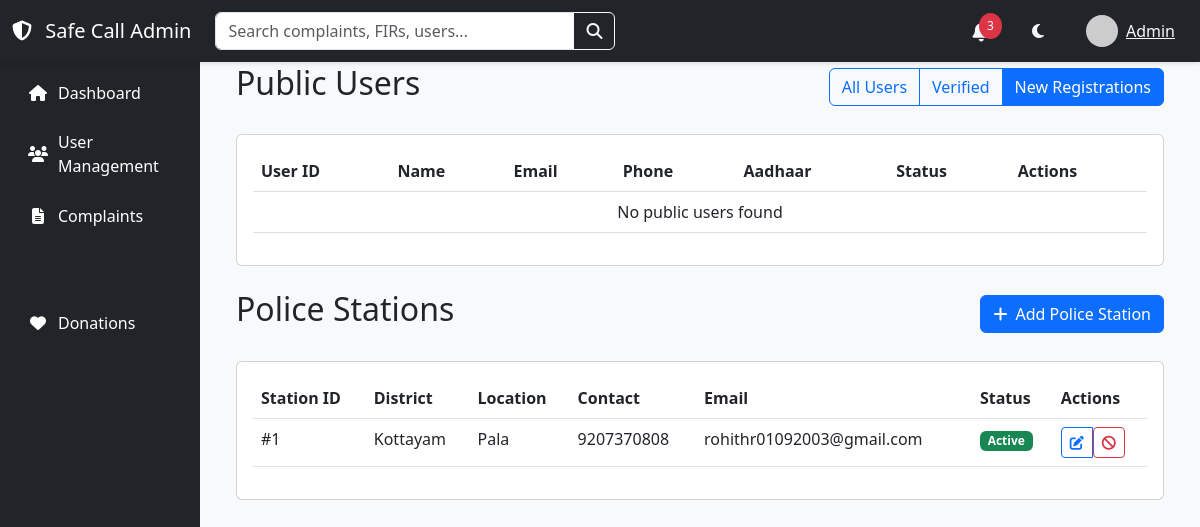
The app's page /custom-admin/users/?filter=new (signed in), older data.
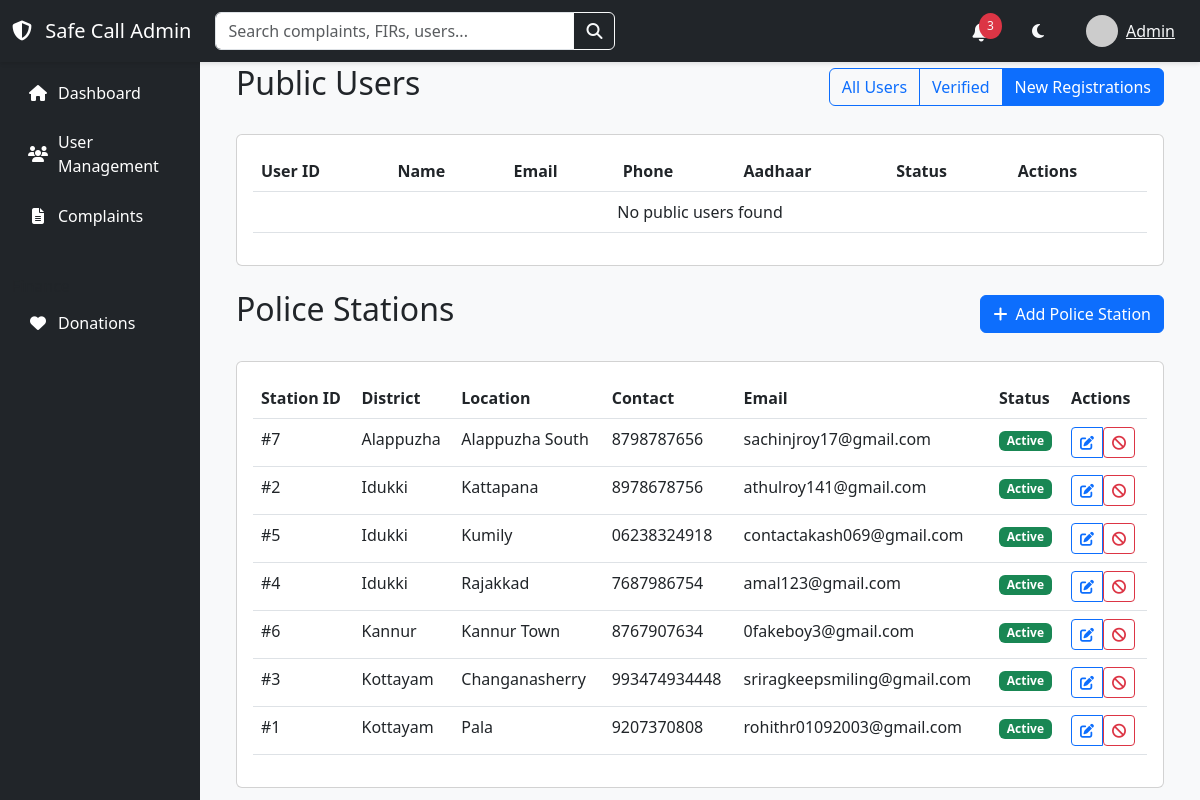
The same page, newer data.
### core/models.py (models this page shows, shortened)
class PoliceStation(models.Model):
    district = models.CharField(max_length=100)
    location = models.CharField(max_length=255)
    pincode = models.CharField(max_length=6)
    contact = models.CharField(max_length=15)
    email = models.EmailField(unique=True)  # Added email field
    password = models.CharField(max_length=255)
    approved = models.BooleanField(default=False)

### custom_admin/views.py (the view, shortened to what this page needs)
# urls.py: path('users/', views.UserListView.as_view(), name='users'),
class UserListView(SuperUserRequiredMixin, TemplateView):
    template_name = 'admin/users.html'
    def get_context_data(self, **kwargs):
        context = super().get_context_data(**kwargs)
        try:
            filter_type = self.request.GET.get('filter', 'all')
            public_users = PublicUser.objects.all()
            if filter_type == 'verified':
                public_users = public_users.filter(is_verified=True)
            elif filter_type == 'new':
                public_users = public_users.filter(is_verified=False)
            police_stations = PoliceStation.objects.all().order_by('district', 'location')
            context.update({
                'public_users': public_users,
                'police_stations': police_stations,
                'current_filter': filter_type
            })
        except Exception as e:
            messages.error(self.request, f'Error loading users: {str(e)}')
            context.update({
                'public_users': [],
                'police_stations': [],
                'current_filter': 'all'
            })
        return context

### custom_admin/views.py (called while the page is built)
    def test_func(self):
        return self.request.user.is_authenticated and self.request.user.is_superuser

### templates/admin/users.html (shortened to what the changed rows need)
{% extends "admin/base.html" %}
{% block content %}
<div class="container-fluid">
    <div class="d-flex justify-content-between align-items-center mb-4">
        <h1 class="h2">Public Users</h1>
    </div>
    <div class="card mb-4">
        <div class="card-body">
            <div class="table-responsive">
                <table class="table table-hover">
                    <thead>
                        <tr>
                            <th>User ID</th>
                            <th>Name</th>
                            <th>Email</th>
                            <th>Phone</th>
                            <th>Aadhaar</th>
                            <th>Status</th>
                            <th>Actions</th>
                        </tr>
                    </thead>
                </table>
            </div>
        </div>
    </div>
    <div class="d-flex justify-content-between align-items-center mb-4">
        <h1 class="h2">Police Stations</h1>
    </div>
    <div class="card">
        <div class="card-body">
            <div class="table-responsive">
                <table class="table table-hover">
                    <thead>
                        <tr>
                            <th>Station ID</th>
                            <th>District</th>
                            <th>Location</th>
                            <th>Contact</th>
                            <th>Email</th>
                            <th>Status</th>
                            <th>Actions</th>
                        </tr>
                    </thead>
                    <tbody>
                        {% for station in police_stations %}
                        <tr>
                            <td>#{{ station.id }}</td>
                            <td>{{ station.district }}</td>
                            <td>{{ station.location }}</td>
                            <td>{{ station.contact }}</td>
                            <td>{{ station.email }}</td>
                            <td>
                                {% if station.approved %}
                                    <span class="badge bg-success">Active</span>
                                {% else %}
                                    <span class="badge bg-warning">Pending</span>
                                {% endif %}
                            </td>
                            <td>
                                <div class="btn-group">
                                    <button type="button" class="btn btn-sm btn-outline-primary" data-bs-toggle="modal" data-bs-target="#editStationModal{{ station.id }}">
                                        <i class="fas fa-edit"></i>
                                    </button>
                                    <form method="POST" class="d-inline">
                                        {% if not station.approved %}
                                            <button type="submit" name="action" value="approve" class="btn btn-sm btn-outline-success">
                                                <i class="fas fa-check"></i>
                                            </button>
                                        {% else %}
                                            <button type="submit" name="action" value="suspend" class="btn btn-sm btn-outline-danger">
                                                <i class="fas fa-ban"></i>
                                            </button>
                                        {% endif %}
                                    </form>
                                </div>
                            </td>
                        </tr>
                        {% empty %}
                        <tr>
                            <td colspan="7" class="text-center">No police stations found</td>
                        </tr>
                        {% endfor %}
                    </tbody>
                </table>
            </div>
        </div>
    </div>
</div>
{% endblock %}

Row changes from the older to the newer data that the page shows:
added PoliceStation: id "7", district "Alappuzha", location "Alappuzha South", contact "8798787656", email "sachinjroy17@gmail.com", approved "Active"
added PoliceStation: id "2", district "Idukki", location "Kattapana", contact "8978678756", email "athulroy141@gmail.com", approved "Active"
added PoliceStation: id "5", district "Idukki", location "Kumily", contact "06238324918", email "contactakash069@gmail.com", approved "Active"
added PoliceStation: id "4", district "Idukki", location "Rajakkad", contact "7687986754", email "amal123@gmail.com", approved "Active"
added PoliceStation: id "6", district "Kannur", location "Kannur Town", contact "8767907634", email "0fakeboy3@gmail.com", approved "Active"
added PoliceStation: id "3", district "Kottayam", location "Changanasherry", contact "993474934448", email "sriragkeepsmiling@gmail.com", approved "Active"
